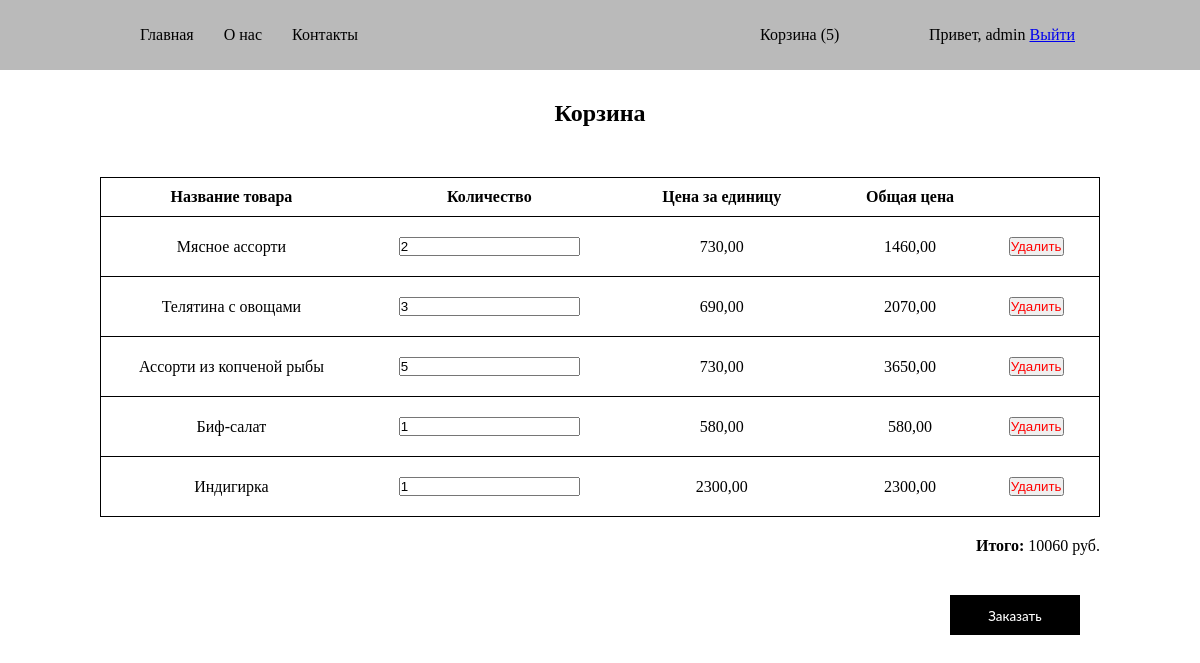
The page /delivery/basket (signed in) on the database its author committed.
### djangoDelivery/apps/delivery/models.py (models this page shows, shortened)
class ProductInBasket(models.Model):
    user_id = models.CharField(max_length=32, blank=True, null=True, default=None)
    order = models.ForeignKey(Order, blank=True, null=True, default=None, on_delete=models.CASCADE)
    product = models.ForeignKey(Product, blank=True, null=True, default=None, on_delete=models.CASCADE)
    num = models.IntegerField(default=1)
    price_per_item = models.DecimalField(max_digits=10, decimal_places=2, default=0)
    total_price = models.DecimalField(max_digits=10, decimal_places=2, default=0)
    is_active = models.BooleanField(default=True)
    created = models.DateTimeField(auto_now_add=True, auto_now=False)
    updated = models.DateTimeField(auto_now_add=False, auto_now=True)
    history = HistoricalRecords()
    class Meta:
        verbose_name = 'Товар в корзине'
        verbose_name_plural = 'Товары в корзине'

class Product(models.Model):
    restaurant = models.ForeignKey(Restaurant, on_delete=models.CASCADE)
    description = models.TextField(blank=True, null=True, default=None)
    product_image = models.ImageField(upload_to='products_images/', blank=True, null=True, default=None)
    is_active = models.BooleanField(default=True)
    product_name = models.CharField('Название блюда', max_length=64, blank=True, null=True, default=None)
    product_price = models.DecimalField(max_digits=10, decimal_places=2, default=0)
    created = models.DateTimeField(auto_now_add=True, auto_now=False)
    updated = models.DateTimeField(auto_now_add=False, auto_now=True)
    history = HistoricalRecords()
    class Meta:
        verbose_name = 'Блюдо'
        verbose_name_plural = 'Блюда'

### djangoDelivery/apps/delivery/views.py (the view)
# urls.py: path('basket', views.basket, name='basket'),
@login_required(login_url='login')
def basket(request):
    return render(request, 'delivery/basket.html')

### djangoDelivery/apps/delivery/context_processors.py (called while the page is built)
def getting_basket_info(request):
    user_id = request.user.id
    products_in_basket = ProductInBasket.objects.filter(user_id=user_id, is_active=True)
    products_total_num = products_in_basket.count()
    return locals()

### djangoDelivery/templates/delivery/basket.html (shortened to what this page needs)
{% extends 'base.html' %}
{% block content %}
<div class="basket">
    <h2>Корзина</h2>
    <form action="" method="DELETE" id="delete-form" class="basket__form">
        <table class="basket__table">
            <thead>
                <tr>
                    <th>Название товара</th>
                    <th>Количество</th>
                    <th>Цена за единицу</th>
                    <th>Общая цена</th>
                </tr>
            </thead>
            <tbody>
                {% for prod in products_in_basket %}
                    <tr>
                        <td>
                            {{ prod.product.product_name }}
                        </td>
                        <td>
                            <input type="number" value="{{ prod.num }}">
                        </td>
                        <td>
                            {{ prod.price_per_item }}
                        </td>
                        <td>
                            <span class="total_prod_amount">
                                {{ prod.total_price }}
                            </span>
                        </td>
                        <td>
                            <form method="POST" action="{% url 'delivery:basket_adding' %}" id="delete-form">
                                <button type="submit" id="delete-item" class="delete-item" data-product_id="{{ prod.id }}">Удалить</button>
                            </form>
                        </td>
                    </tr>
                {% endfor %}
            </tbody>
        </table>
        <div class="order-sum">
                <b>Итого: </b><span id="total_order_amount"></span>
        </div>
        <div class="order-btn">
            <button class="custom-btn btn-6"><span>Заказать</span></button>
        </div>
    </form>
</div>
{% endblock %}

### djangoDelivery/templates/base.html (shortened to what this page needs)
{% load static %}
<!DOCTYPE html>
<html lang="en">
<head>
    <link rel="stylesheet" href="{% static 'css/style.css' %}">
</head>
<body>
    <header>
        <nav>
            <ul class="nav-left">
                <li><a href="{% url 'delivery:index' %}" class="nav-left__link">Главная</a></li>
                <li><a href="#" class="nav-left__link">О нас</a></li>
                <li><a href="#" class="nav-left__link">Контакты</a></li>
            </ul>
            <div class="nav-end">
                <a href="{% url 'delivery:basket' %}" class="nav-end__link" >Корзина<span id="basket_total_num">
                    {% if products_total_num %}
                        ({{ products_total_num }})
                    {% else %}
                        (0)
                    {% endif %}
                </span></a>
                <div>
                    <span>Привет, {{ request.user }}</span>
                    <span><a href="{% url 'delivery:logout' %}">Выйти</a></span>
                </div>
            </div>
        </nav>
    </header>
    <main>
        {% block content %}
        {% endblock %}
    </main>
</body>
</html>

### djangoDelivery/static/css/style.css (style rules this page uses)
* { margin: 0; padding: 0; box-sizing: border-box; }
header { background: rgb(186, 186, 186); min-height: 70px; }
main { margin-bottom: 50px; }
nav { max-width: 950px; width: 100%; min-height: 70px; display: flex; justify-content: space-between; align-items: center; flex-wrap: wrap; margin: auto; }
nav .nav-left { max-width: 450px; width: 100%; list-style-type: none; display: flex; }
.nav-left__link, .nav-end__link { padding: 10px 15px; color: black; text-decoration: none; }
.nav-end { display: flex; justify-content: space-between; align-items: center; max-width: 330px; width: 100%; }
h2 { text-align: center; margin-top: 30px; margin-bottom: 50px; }
.order-sum { max-width: 1000px; text-align: right; margin: 20px auto; }
.order-btn { max-width: 1000px; text-align: right; margin: auto; }
#delete-item { cursor: pointer; color: red; }
table { margin: auto; max-width: 1000px; width: 100%; text-align: center; border-collapse: collapse; }
th { padding: 10px 15px; }
tr { border: 1px solid black; }
button { margin: 20px; margin-left: 0; outline: none; }
.custom-btn { width: 130px; height: 40px; padding: 10px 25px; border: 2px solid #000; font-family: "Lato", sans-serif; font-weight: 500; background: transparent; cursor: pointer; transition: all 0.3s ease; position: relative; display: inline-block; }
.btn-6 { background: #000; color: #fff; line-height: 42px; padding: 0; border: none; }
.btn-6 span { position: relative; display: block; width: 100%; height: 100%; }
.btn-6:before, .btn-6:after { position: absolute; content: ""; height: 0%; width: 2px; background: #000; }
.btn-6:before { right: 0; top: 0; transition: all 500ms ease; }
.btn-6:after { left: 0; bottom: 0; transition: all 500ms ease; }
.btn-6 span:before, .btn-6 span:after { position: absolute; content: ""; background: #000; }
.btn-6 span:before { left: 0; top: 0; width: 0%; height: 2px; transition: all 500ms ease; }
.btn-6 span:after { right: 0; bottom: 0; width: 0%; height: 2px; transition: all 500ms ease; }

### rows shown on the page
ProductInBasket: product.product_name "Мясное ассорти", num "2", price_per_item "730,00", total_price "1460,00"
ProductInBasket: product.product_name "Телятина с овощами", num "3", price_per_item "690,00", total_price "2070,00"
ProductInBasket: product.product_name "Ассорти из копченой рыбы", num "5", price_per_item "730,00", total_price "3650,00"
ProductInBasket: product.product_name "Биф-салат", num "1", price_per_item "580,00", total_price "580,00"
ProductInBasket: product.product_name "Индигирка", num "1", price_per_item "2300,00", total_price "2300,00"

### other values the page prints
{{ products_total_num }} "5"
{{ request.user }} "admin"
